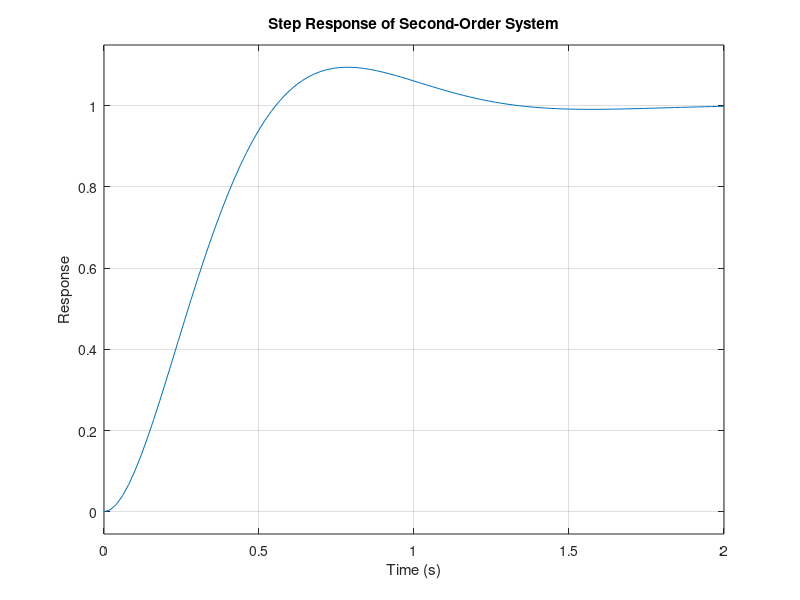
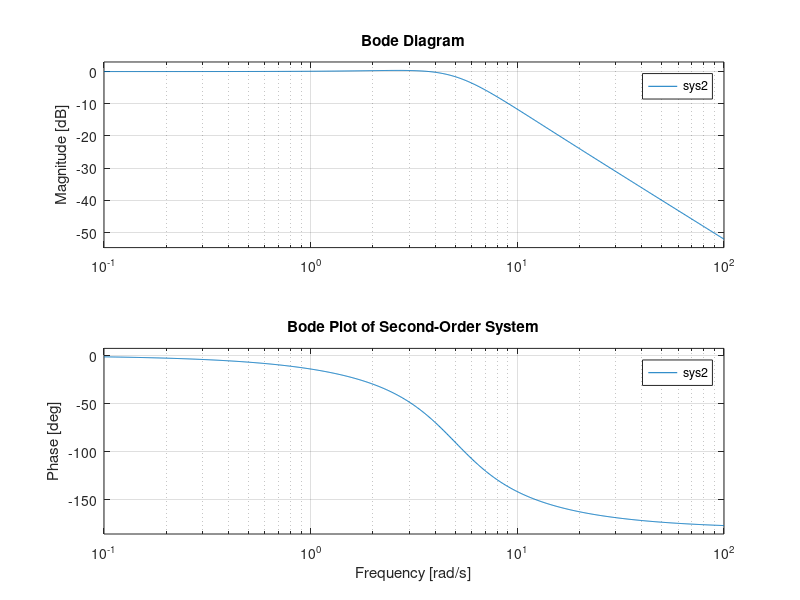
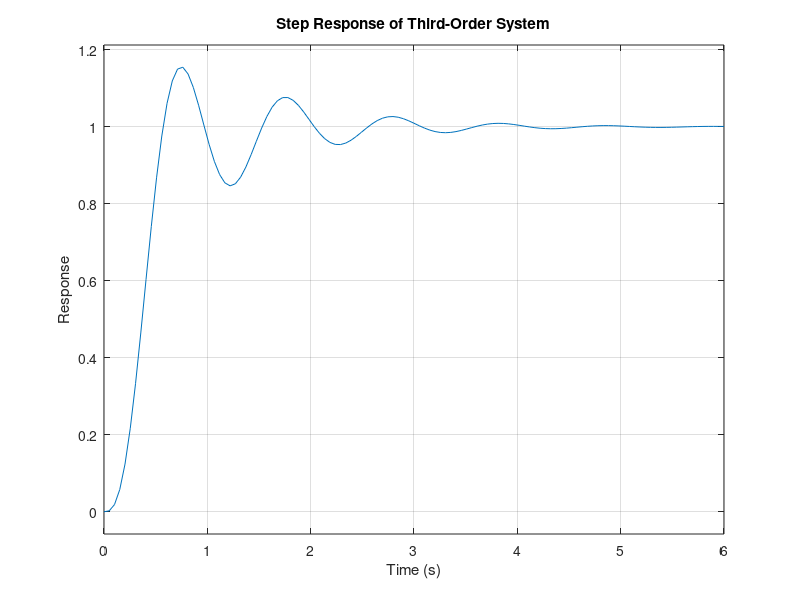
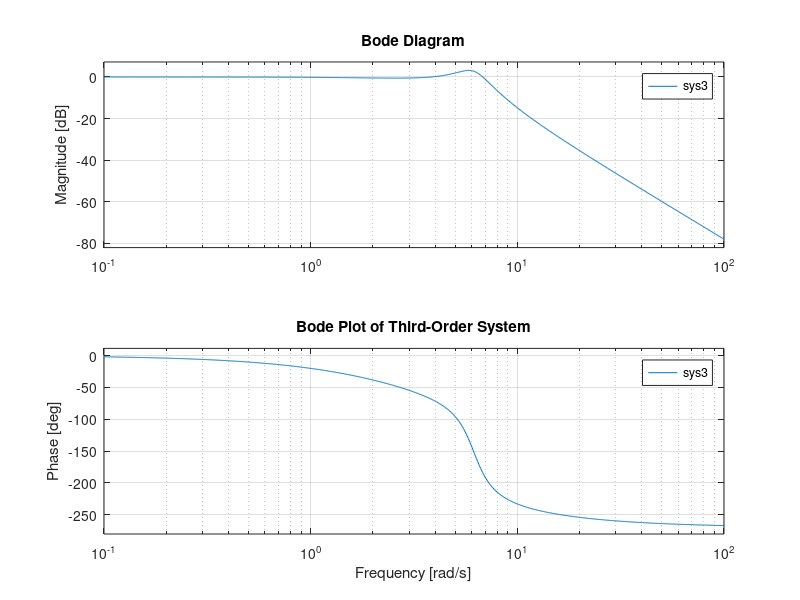

Reproduce these figures in MATLAB, in order.
clc; clear; close all;

% Define system parameters
wn = 5;          % Natural frequency (rad/s)
zeta = 0.6;      % Damping ratio

% Second-order system state-space representation
A2 = [0 1; -wn^2 -2*zeta*wn];
B2 = [0; wn^2];
C2 = [1 0];  % Output is displacement (x)
D2 = 0;

% Create state-space system
sys2 = ss(A2, B2, C2, D2);

% Plot step response
figure;
step(sys2);
title('Step Response of Second-Order System');
xlabel('Time (s)');
ylabel('Response');
grid on;


% Third-order system state-space representation
A3 = [0 1 0; 0 0 1; -wn^3 -3*zeta*wn^2 -3*zeta^2*wn];
B3 = [0; 0; wn^3];
C3 = [1 0 0]; % Output is displacement (x)
D3 = 0;


% Plot Bode plot
figure;
bode(sys2);
title('Bode Plot of Second-Order System');
grid on;


% Create state-space system
sys3 = ss(A3, B3, C3, D3);

% Plot step response
figure;
step(sys3);
title('Step Response of Third-Order System');
xlabel('Time (s)');
ylabel('Response');
grid on;



% Plot Bode plot
figure;
bode(sys3);
title('Bode Plot of Third-Order System');
grid on;